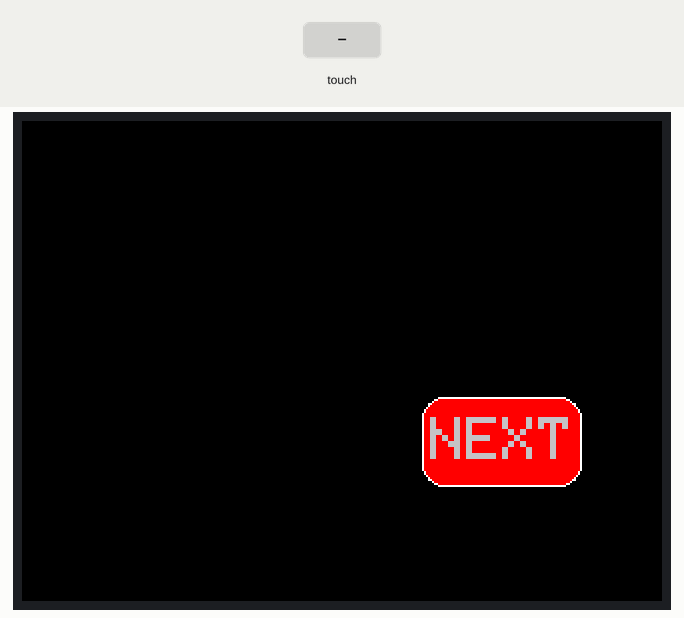
This sketch was run on a simulated Arduino Uno, built with avr-gcc and run on an emulated ATmega328P. Parts: 320×240 colour display. The test bench sets the inputs (shaded band). What the sketch prints to the serial monitor is not drawn.

Above: at 1.4 s.
1.5 s: touch panel pressed at 62 % / 30 % of its raw x / y range
At 1.56 s:
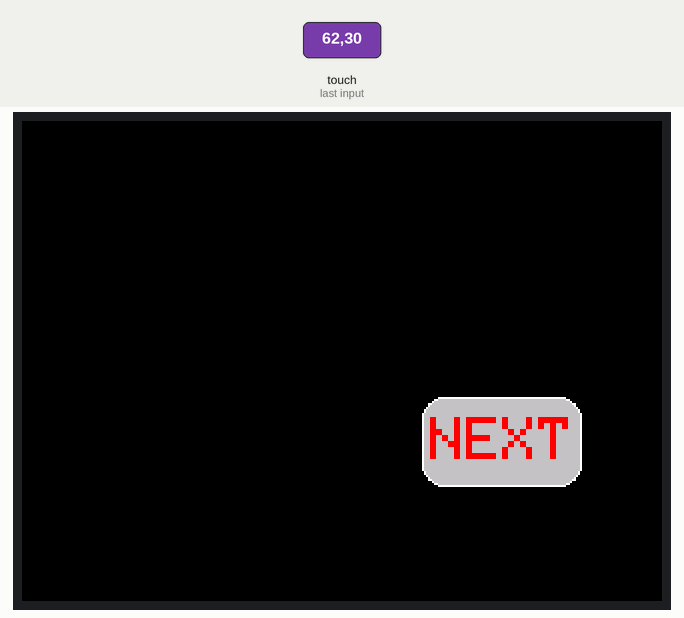
Timing chart, 0 to 4.5 s (numbered marks = the images above; inputs shaded):
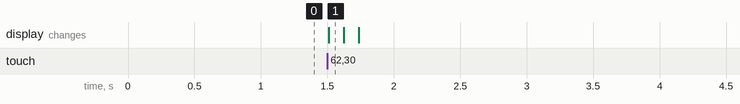

The sketch:

tft_test.ino
```cpp
// TFT Driver is 0x9486
#include <Adafruit_GFX.h>    // Core graphics library
#include <Adafruit_TFTLCD.h> // Hardware-specific library
#include <TouchScreen.h>
#include <MCUFRIEND_kbv.h>

// The control pins for the LCD can be assigned to any digital or
// analog pins...but we'll use the analog pins as this allows us to
// double up the pins with the touch screen (see the TFT paint example).
#define LCD_CS A3 // Chip Select goes to Analog 3
#define LCD_CD A2 // Command/Data goes to Analog 2
#define LCD_WR A1 // LCD Write goes to Analog 1
#define LCD_RD A0 // LCD Read goes to Analog 0

#define LCD_RESET A4 // Can alternately just connect to Arduino's reset pin

#define BLACK   0x0000
#define BLUE    0x001F
#define RED     0xF800
#define GREEN   0x07E0
#define CYAN    0x07FF
#define MAGENTA 0xF81F
#define YELLOW  0xFFE0
#define WHITE   0xFFFF

// Color definitions
#define ILI9341_BLACK       0x0000      /*   0,   0,   0 */
#define ILI9341_NAVY        0x000F      /*   0,   0, 128 */
#define ILI9341_DARKGREEN   0x03E0      /*   0, 128,   0 */
#define ILI9341_DARKCYAN    0x03EF      /*   0, 128, 128 */
#define ILI9341_MAROON      0x7800      /* 128,   0,   0 */
#define ILI9341_PURPLE      0x780F      /* 128,   0, 128 */
#define ILI9341_OLIVE       0x7BE0      /* 128, 128,   0 */
#define ILI9341_LIGHTGREY   0xC618      /* 192, 192, 192 */
#define ILI9341_DARKGREY    0x7BEF      /* 128, 128, 128 */
#define ILI9341_BLUE        0x001F      /*   0,   0, 255 */
#define ILI9341_GREEN       0x07E0      /*   0, 255,   0 */
#define ILI9341_CYAN        0x07FF      /*   0, 255, 255 */
#define ILI9341_RED         0xF800      /* 255,   0,   0 */
#define ILI9341_MAGENTA     0xF81F      /* 255,   0, 255 */
#define ILI9341_YELLOW      0xFFE0      /* 255, 255,   0 */
#define ILI9341_WHITE       0xFFFF      /* 255, 255, 255 */
#define ILI9341_ORANGE      0xFD20      /* 255, 165,   0 */
#define ILI9341_GREENYELLOW 0xAFE5      /* 173, 255,  47 */
#define ILI9341_PINK        0xF81F

#define BUTTON_X 52
#define BUTTON_Y 150
#define BUTTON_W 80
#define BUTTON_H 45
#define BUTTON_SPACING_X 26
#define BUTTON_SPACING_Y 30
#define BUTTON_TEXTSIZE 3

// text box where numbers go
#define TEXT_X 10
#define TEXT_Y 10
#define TEXT_W 300
#define TEXT_H 50
#define TEXT_TSIZE 3
#define TEXT_TCOLOR WHITE

#define TEXT_LEN 16
char textfield[TEXT_LEN + 1] = "";
uint8_t textfield_i = 0;

#define YP A2  // must be an analog pin, use "An" notation!
#define XM A3  // must be an analog pin, use "An" notation!
#define YM 8   // can be a digital pin
#define XP 9   // can be a digital pin

#define TS_MINX 130
#define TS_MAXX 905

#define TS_MINY 75
#define TS_MAXY 930
// We have a status line for like, is FONA working
#define STATUS_X 10
#define STATUS_Y 65

#define MINPRESSURE 10
#define MAXPRESSURE 1000

Adafruit_GFX_Button buttons [1];
char buttonText [1][7] = {"NEXT"};
uint16_t buttonColor [1] = {RED};
bool tftState = false;

MCUFRIEND_kbv tft;
Adafruit_GFX_Button myButton;

TouchScreen ts = TouchScreen(XP, YP, XM, YM, 300);

void setup() {
  Serial.begin(9600);
  tft.reset();
  uint16_t identifier = tft.readID();
  tft.begin(identifier);
  tft.setRotation(45);
  tft.fillScreen(BLACK);

  /*void initButton(Adafruit_GFX *gfx, int16_t x, int16_t y,
            uint8_t w, uint8_t h,
            uint16_t outline, uint16_t fill, uint16_t textcolor,
            char *label, uint8_t textsize);*/
  buttons[0].initButton(&tft, 240, 160, BUTTON_W, BUTTON_H, ILI9341_WHITE, buttonColor[0], ILI9341_LIGHTGREY,
                        buttonText[0], 3);
  buttons[0].drawButton();

}

void status(const __FlashStringHelper *msg) {
  tft.fillRect(STATUS_X, STATUS_Y, 240, 8, ILI9341_BLUE);
  tft.setCursor(STATUS_X, STATUS_Y);
  tft.setTextColor(ILI9341_WHITE);
  tft.setTextSize(1);
  tft.print(msg);
}
// or charstring
void status(char *msg) {
  tft.fillRect(STATUS_X, STATUS_Y, 240, 8, ILI9341_BLUE);
  tft.setCursor(STATUS_X, STATUS_Y);
  tft.setTextColor(ILI9341_WHITE);
  tft.setTextSize(1);
  tft.print(msg);
}

void loop() {
  /*TSPoint p;
    p = ts.getPoint();
  */
  digitalWrite(13, HIGH);
  TSPoint p = ts.getPoint();
  digitalWrite(13, LOW);

  // if sharing pins, you'll need to fix the directions of the touchscreen pins
  //pinMode(XP, OUTPUT);
  pinMode(XM, OUTPUT);
  pinMode(YP, OUTPUT);
  //pinMode(YM, OUTPUT);

  // we have some minimum pressure we consider 'valid'
  // pressure of 0 means no pressing!

  // p = ts.getPoint();
  /*
    if (ts.bufferSize()) {

    } else {
    // this is our way of tracking touch 'release'!
    p.x = p.y = p.z = -1;
    }*/

  // Scale from ~0->4000 to tft.width using the calibration #'s
  /*
    if (p.z != -1) {
    p.x = map(p.x, TS_MINX, TS_MAXX, 0, tft.width());
    p.y = map(p.y, TS_MINY, TS_MAXY, 0, tft.height());
    Serial.print("("); Serial.print(p.x); Serial.print(", ");
    Serial.print(p.y); Serial.print(", ");
    Serial.print(p.z); Serial.println(") ");
    }*/
  if (p.z > MINPRESSURE && p.z < MAXPRESSURE) {
    p.x = p.x + p.y;
    p.y = p.x - p.y;
    p.x = p.x - p.y;
    p.x = map(p.x, TS_MINX, TS_MAXX, tft.width(), 0);
    p.y = tft.height() - (map(p.y, TS_MINY, TS_MAXY, tft.height(), 0));
  }


  // go thru all the buttons, checking if they were pressed
  if ((buttons[0].contains(p.x, p.y)) && p.x > 10) {
    //        Serial.print("Pressing: "); Serial.println(b);
    buttons[0].press(true);  // tell the button it is pressed
  }
  else {
    buttons[0].press(false);  // tell the button it is NOT pressed
  }

  // now we can ask the buttons if their state has changed
  for (uint8_t b = 0; b < 1; b++) {
    if (buttons[0].justReleased()) {
      Serial.print("X"); Serial.println(b);
      buttons[0].drawButton();  // draw normal
      tftState = 0;
    }

    if (buttons[0].isPressed()) {
      buttons[0].drawButton(true);  // draw invert!
      tftState = 1;
      Serial.println(textfield);
      tft.setCursor(TEXT_X + 2, TEXT_Y + 10);
      tft.setTextColor(TEXT_TCOLOR, ILI9341_BLACK);
      tft.setTextSize(TEXT_TSIZE);
      tft.print(textfield);
      delay(100); // UI debouncing
    }
  }

  if (tftState == false) {
    tft.setCursor(0, 0);
    tft.setTextColor(BLACK);
    tft.setTextSize(3);
    tft.print("Button Pressed!");
  }
  else {
    tft.setCursor(0, 0);
    tft.setTextColor(ILI9341_WHITE);
    tft.setTextSize(3);
    tft.print("Button Pressed!");
  }

}
```

Measured:
- after the input at 1.5 s, the display: changes at once (image 1)
